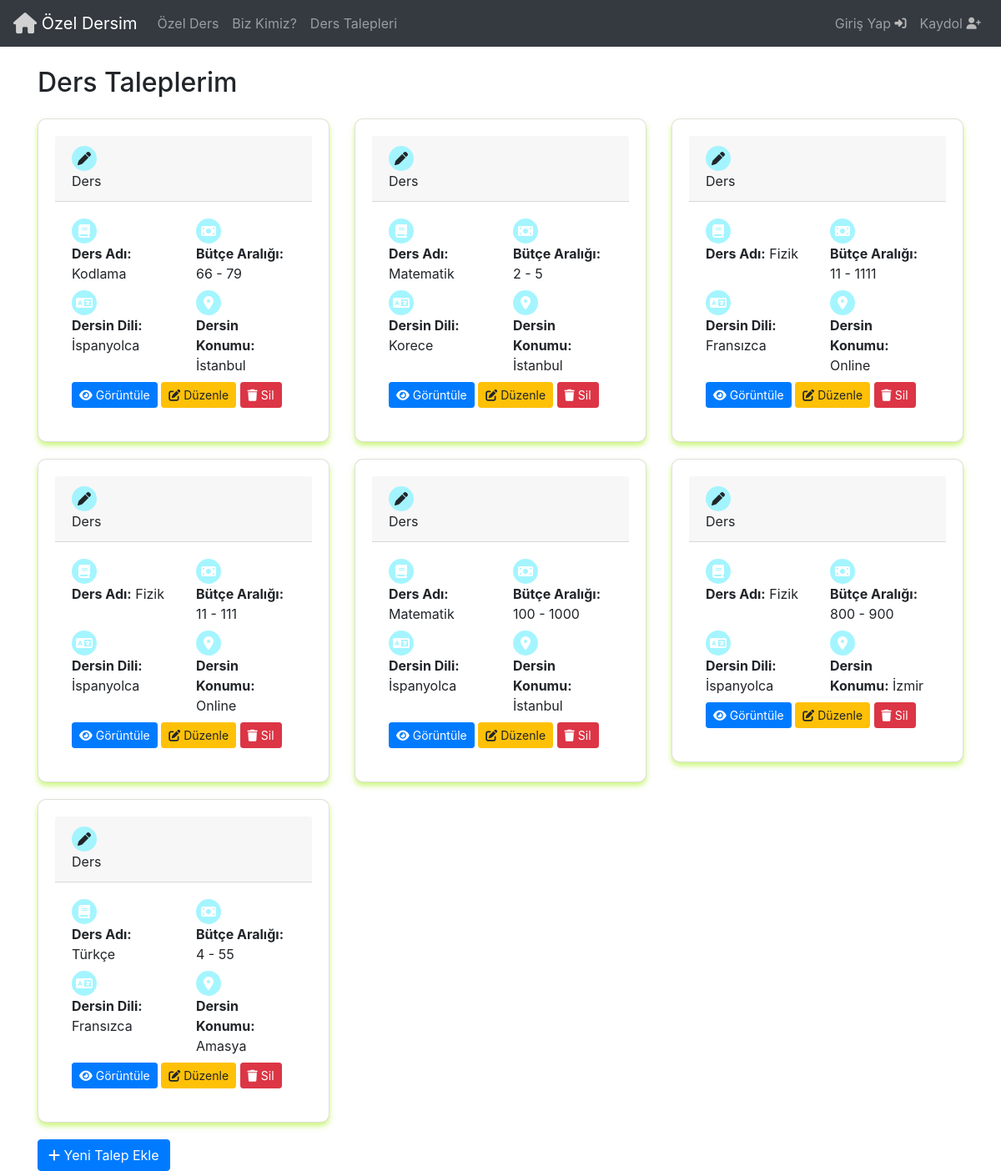
The page /ders_taleplerim/1 on the database as committed earlier.
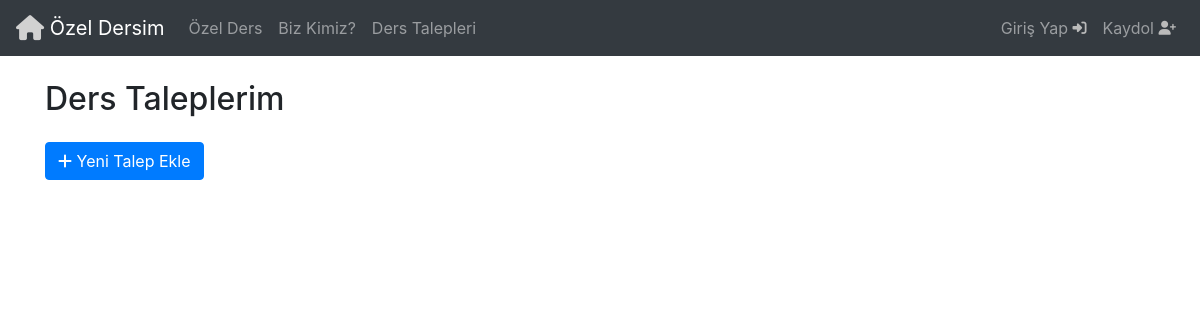
The same page on the database as committed later.
### Base/models.py (models this page shows, shortened)
class DersTalepleri(models.Model):
  seviye = [
    ('İlkokul', 'İlkokul'),
    ('Ortaokul', 'Ortaokul'),
    ('Lise', 'Lise'),
    ('Üniversite', 'Üniversite'),
    ('Yüksek Lisans','Yüksek Lisans'),
  ]
  kullanici = models.ForeignKey(User, on_delete=models.CASCADE)
  baslik = models.CharField(max_length=50)
  ders = models.ForeignKey(Ders, on_delete=models.CASCADE)
  talep_notu= models.TextField(max_length=200,null=True,blank=True)
  talep_durumu = models.BooleanField(default=False)
  min_butce = models.IntegerField(validators=[MinValueValidator(0)])
  max_butce = models.IntegerField(validators=[MaxValueValidator(10000)])
  ogrenci_seviyesi = models.CharField(max_length=50,choices=seviye)
  olusturulma_tarihi = models.DateTimeField(auto_now_add=True)
  konum = models.ForeignKey(Sehir, on_delete=models.CASCADE, null=True, blank=True, default=None)
  dil = models.ForeignKey(Dil,on_delete=models.CASCADE,default=None)

class Ders(models.Model):
  ders = models.CharField(max_length=50)
  def __str__(self) :
    return self.ders

class Dil(models.Model):
  dil = models.CharField(max_length=50)
  def __str__(self):
    return self.dil

class Sehir(models.Model):
  sehir = models.CharField(max_length=50)
  def __str__(self):
    return self.sehir

### Base/views.py (the view)
# urls.py: path('ders_taleplerim/<str:pk>',views.ders_taleplerim,name='DersTaleplerim'),
def ders_taleplerim(request,pk):
   user = User.objects.get(id=pk)
   ders_taleplerim = DersTalepleri.objects.filter(kullanici=user)
   context = {'user': user , 'ders_taleplerim':ders_taleplerim}
   return render(request,'DersTaleplerim.html',context)

### Templates/DersTaleplerim.html (shortened to what this page needs)
{% include 'navbar.html' %}
<!DOCTYPE html>
<html lang="en">
<head>
    <link
            rel="stylesheet"
            href="https://stackpath.bootstrapcdn.com/bootstrap/4.5.2/css/bootstrap.min.css"
    />
    <link
            rel="stylesheet"
            href="https://cdnjs.cloudflare.com/ajax/libs/font-awesome/6.5.2/css/all.min.css"
    />
</head>
<body>
<div class="container mt-4">
    <h2 class="mb-4">Ders Taleplerim</h2>
    <div class="row">
        {% for ders in ders_taleplerim %}
        <div class="col-md-4">
            <div class="card custom-card">
                <div class="card-header">
                    <i class="fas fa-pen icon-circle"></i> Ders
                </div>
                <div class="card-body">
                    <div class="row">
                        <div class="col-md-6">
                            <div class="icon-circle"><i class="fas fa-book"></i></div>
                            <strong>Ders Adı:</strong> {{ ders.ders }}
                        </div>
                        <div class="col-md-6">
                            <div class="icon-circle"><i class="fas fa-money-bill"></i></div>
                            <strong>Bütçe Aralığı:</strong> {{ ders.min_butce }} - {{ ders.max_butce }}
                        </div>
                    </div>
                    <div class="row mt-2">
                        <div class="col-md-6">
                            <div class="icon-circle"><i class="fas fa-language"></i></div>
                            <strong>Dersin Dili:</strong> {{ ders.dil }}
                        </div>
                        <div class="col-md-6">
                            <div class="icon-circle"><i class="fas fa-map-marker-alt"></i></div>
                            <strong>Dersin Konumu:</strong> {{ ders.konum }}
                        </div>
                    </div>
                    <div class="row mt-2">
                        <div class="col-md-12">
                            <a href="{% url 'TalepDetay' ders.id %}" class="btn btn-primary btn-sm"><i class="fas fa-eye"></i> Görüntüle</a>
                            <a href="{% url 'TalepDuzenle' ders.id %}" class="btn btn-warning btn-sm"><i class="fas fa-edit"></i> Düzenle</a>
                            <a href="{% url 'TalepSil' ders.id %}" class="btn btn-danger btn-sm"><i class="fas fa-trash"></i> Sil</a>
                        </div>
                    </div>
                </div>
            </div>
        </div>
        {% endfor %}
    </div>
    <a href="{% url 'TalepOlustur'  %}" class="btn btn-primary">
        <i class="fas fa-plus"></i> Yeni Talep Ekle
    </a>
</div>
</body>
</html>

Rows that differ between the two databases and show on the page:
removed DersTalepleri: ders "Kodlama", min_butce "66", max_butce "79", dil "İspanyolca", konum "İstanbul"
removed DersTalepleri: ders "Matematik", min_butce "2", max_butce "5", dil "Korece", konum "İstanbul"
removed DersTalepleri: ders "Fizik", min_butce "11", max_butce "1111", dil "Fransızca", konum "Online"
removed DersTalepleri: ders "Fizik", min_butce "11", max_butce "111", dil "İspanyolca", konum "Online"
removed DersTalepleri: ders "Matematik", min_butce "100", max_butce "1000", dil "İspanyolca", konum "İstanbul"
removed DersTalepleri: ders "Fizik", min_butce "800", max_butce "900", dil "İspanyolca", konum "İzmir"
removed DersTalepleri: ders "Türkçe", min_butce "4", max_butce "55", dil "Fransızca", konum "Amasya"
